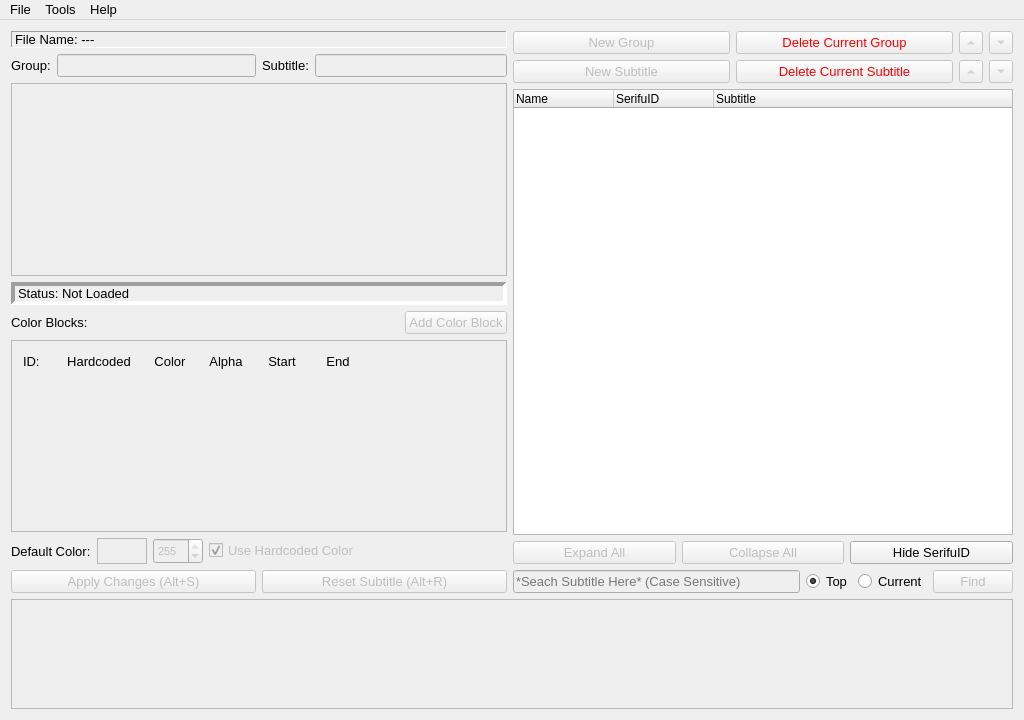
<?xml version="1.0" encoding="UTF-8"?>
<ui version="4.0">
 <class>fcoEditorWindow</class>
 <widget class="QMainWindow" name="fcoEditorWindow">
  <property name="geometry">
   <rect>
    <x>0</x>
    <y>0</y>
    <width>1024</width>
    <height>720</height>
   </rect>
  </property>
  <property name="font">
   <font>
    <pointsize>8</pointsize>
   </font>
  </property>
  <property name="windowTitle">
   <string>fcoEditor</string>
  </property>
  <widget class="QWidget" name="centralWidget">
   <layout class="QVBoxLayout" name="verticalLayout_4">
    <item>
     <layout class="QHBoxLayout" name="horizontalLayout_8">
      <item>
       <layout class="QVBoxLayout" name="verticalLayout_2">
        <item>
         <widget class="QLabel" name="L_FileName">
          <property name="font">
           <font>
            <pointsize>10</pointsize>
           </font>
          </property>
          <property name="frameShape">
           <enum>QFrame::Panel</enum>
          </property>
          <property name="frameShadow">
           <enum>QFrame::Sunken</enum>
          </property>
          <property name="text">
           <string>File Name: ---</string>
          </property>
         </widget>
        </item>
        <item>
         <layout class="QHBoxLayout" name="horizontalLayout">
          <item>
           <layout class="QHBoxLayout" name="horizontalLayout_2">
            <item>
             <widget class="QLabel" name="label_10">
              <property name="font">
               <font>
                <pointsize>10</pointsize>
               </font>
              </property>
              <property name="text">
               <string>Group:</string>
              </property>
             </widget>
            </item>
            <item>
             <widget class="QLineEdit" name="LE_GroupName">
              <property name="enabled">
               <bool>false</bool>
              </property>
              <property name="font">
               <font>
                <pointsize>10</pointsize>
               </font>
              </property>
              <property name="whatsThis">
               <string>TEst</string>
              </property>
              <property name="placeholderText">
               <string/>
              </property>
             </widget>
            </item>
           </layout>
          </item>
          <item>
           <layout class="QHBoxLayout" name="horizontalLayout_7">
            <item>
             <widget class="QLabel" name="label_9">
              <property name="font">
               <font>
                <pointsize>10</pointsize>
               </font>
              </property>
              <property name="text">
               <string>Subtitle:</string>
              </property>
             </widget>
            </item>
            <item>
             <widget class="QLineEdit" name="LE_SubtitleName">
              <property name="enabled">
               <bool>false</bool>
              </property>
              <property name="font">
               <font>
                <pointsize>10</pointsize>
               </font>
              </property>
              <property name="whatsThis">
               <string>TEst</string>
              </property>
             </widget>
            </item>
           </layout>
          </item>
         </layout>
        </item>
        <item>
         <widget class="QTextEdit" name="TE_TextEditor">
          <property name="enabled">
           <bool>false</bool>
          </property>
          <property name="sizePolicy">
           <sizepolicy hsizetype="Expanding" vsizetype="Expanding">
            <horstretch>0</horstretch>
            <verstretch>0</verstretch>
           </sizepolicy>
          </property>
          <property name="minimumSize">
           <size>
            <width>0</width>
            <height>0</height>
           </size>
          </property>
          <property name="maximumSize">
           <size>
            <width>16777215</width>
            <height>16777215</height>
           </size>
          </property>
          <property name="baseSize">
           <size>
            <width>0</width>
            <height>0</height>
           </size>
          </property>
          <property name="font">
           <font>
            <pointsize>12</pointsize>
           </font>
          </property>
          <property name="lineWrapMode">
           <enum>QTextEdit::NoWrap</enum>
          </property>
         </widget>
        </item>
        <item>
         <widget class="QLabel" name="L_Status">
          <property name="font">
           <font>
            <pointsize>10</pointsize>
           </font>
          </property>
          <property name="frameShape">
           <enum>QFrame::Panel</enum>
          </property>
          <property name="frameShadow">
           <enum>QFrame::Sunken</enum>
          </property>
          <property name="lineWidth">
           <number>4</number>
          </property>
          <property name="midLineWidth">
           <number>0</number>
          </property>
          <property name="text">
           <string>Status: Not Loaded</string>
          </property>
          <property name="scaledContents">
           <bool>false</bool>
          </property>
          <property name="margin">
           <number>0</number>
          </property>
         </widget>
        </item>
        <item>
         <layout class="QHBoxLayout" name="horizontalLayout_5">
          <item>
           <widget class="QLabel" name="L_ColorBlock">
            <property name="font">
             <font>
              <pointsize>10</pointsize>
             </font>
            </property>
            <property name="text">
             <string>Color Blocks:</string>
            </property>
           </widget>
          </item>
          <item>
           <spacer name="horizontalSpacer_3">
            <property name="orientation">
             <enum>Qt::Horizontal</enum>
            </property>
            <property name="sizeHint" stdset="0">
             <size>
              <width>40</width>
              <height>20</height>
             </size>
            </property>
           </spacer>
          </item>
          <item>
           <widget class="QPushButton" name="PB_AddColorBlock">
            <property name="enabled">
             <bool>false</bool>
            </property>
            <property name="font">
             <font>
              <pointsize>10</pointsize>
             </font>
            </property>
            <property name="toolTipDuration">
             <number>-3</number>
            </property>
            <property name="text">
             <string>Add Color Block</string>
            </property>
            <property name="icon">
             <iconset theme="SP_ArrowBack">
              <normaloff>.</normaloff>.</iconset>
            </property>
            <property name="default">
             <bool>false</bool>
            </property>
           </widget>
          </item>
         </layout>
        </item>
        <item>
         <widget class="QScrollArea" name="SA_ColorBlocks">
          <property name="minimumSize">
           <size>
            <width>0</width>
            <height>160</height>
           </size>
          </property>
          <property name="widgetResizable">
           <bool>true</bool>
          </property>
          <widget class="QWidget" name="scrollAreaWidgetContents">
           <property name="geometry">
            <rect>
             <x>0</x>
             <y>0</y>
             <width>487</width>
             <height>158</height>
            </rect>
           </property>
           <layout class="QVBoxLayout" name="verticalLayout">
            <item>
             <layout class="QHBoxLayout" name="HL_ColorBlocks">
              <item>
               <layout class="QVBoxLayout" name="VL_ID">
                <item>
                 <widget class="QLabel" name="label">
                  <property name="sizePolicy">
                   <sizepolicy hsizetype="Preferred" vsizetype="Fixed">
                    <horstretch>0</horstretch>
                    <verstretch>0</verstretch>
                   </sizepolicy>
                  </property>
                  <property name="minimumSize">
                   <size>
                    <width>30</width>
                    <height>18</height>
                   </size>
                  </property>
                  <property name="maximumSize">
                   <size>
                    <width>16777215</width>
                    <height>18</height>
                   </size>
                  </property>
                  <property name="font">
                   <font>
                    <pointsize>10</pointsize>
                   </font>
                  </property>
                  <property name="text">
                   <string>ID:</string>
                  </property>
                 </widget>
                </item>
                <item>
                 <spacer name="verticalSpacer_2">
                  <property name="orientation">
                   <enum>Qt::Vertical</enum>
                  </property>
                  <property name="sizeHint" stdset="0">
                   <size>
                    <width>20</width>
                    <height>40</height>
                   </size>
                  </property>
                 </spacer>
                </item>
               </layout>
              </item>
              <item>
               <layout class="QVBoxLayout" name="VL_Hardcoded">
                <item>
                 <widget class="QLabel" name="label_12">
                  <property name="sizePolicy">
                   <sizepolicy hsizetype="Preferred" vsizetype="Fixed">
                    <horstretch>0</horstretch>
                    <verstretch>0</verstretch>
                   </sizepolicy>
                  </property>
                  <property name="minimumSize">
                   <size>
                    <width>80</width>
                    <height>18</height>
                   </size>
                  </property>
                  <property name="maximumSize">
                   <size>
                    <width>16777215</width>
                    <height>18</height>
                   </size>
                  </property>
                  <property name="font">
                   <font>
                    <pointsize>10</pointsize>
                   </font>
                  </property>
                  <property name="text">
                   <string>Hardcoded</string>
                  </property>
                  <property name="alignment">
                   <set>Qt::AlignCenter</set>
                  </property>
                 </widget>
                </item>
                <item>
                 <spacer name="verticalSpacer">
                  <property name="orientation">
                   <enum>Qt::Vertical</enum>
                  </property>
                  <property name="sizeHint" stdset="0">
                   <size>
                    <width>20</width>
                    <height>40</height>
                   </size>
                  </property>
                 </spacer>
                </item>
               </layout>
              </item>
              <item>
               <layout class="QVBoxLayout" name="VL_Color">
                <item>
                 <widget class="QLabel" name="label_2">
                  <property name="sizePolicy">
                   <sizepolicy hsizetype="Preferred" vsizetype="Fixed">
                    <horstretch>0</horstretch>
                    <verstretch>0</verstretch>
                   </sizepolicy>
                  </property>
                  <property name="minimumSize">
                   <size>
                    <width>50</width>
                    <height>18</height>
                   </size>
                  </property>
                  <property name="maximumSize">
                   <size>
                    <width>16777215</width>
                    <height>18</height>
                   </size>
                  </property>
                  <property name="font">
                   <font>
                    <pointsize>10</pointsize>
                   </font>
                  </property>
                  <property name="text">
                   <string>Color</string>
                  </property>
                  <property name="alignment">
                   <set>Qt::AlignCenter</set>
                  </property>
                 </widget>
                </item>
                <item>
                 <spacer name="verticalSpacer_3">
                  <property name="orientation">
                   <enum>Qt::Vertical</enum>
                  </property>
                  <property name="sizeHint" stdset="0">
                   <size>
                    <width>20</width>
                    <height>40</height>
                   </size>
                  </property>
                 </spacer>
                </item>
               </layout>
              </item>
              <item>
               <layout class="QVBoxLayout" name="VL_Alpha">
                <item>
                 <widget class="QLabel" name="label_3">
                  <property name="sizePolicy">
                   <sizepolicy hsizetype="Preferred" vsizetype="Fixed">
                    <horstretch>0</horstretch>
                    <verstretch>0</verstretch>
                   </sizepolicy>
                  </property>
                  <property name="minimumSize">
                   <size>
                    <width>50</width>
                    <height>18</height>
                   </size>
                  </property>
                  <property name="maximumSize">
                   <size>
                    <width>16777215</width>
                    <height>18</height>
                   </size>
                  </property>
                  <property name="font">
                   <font>
                    <pointsize>10</pointsize>
                   </font>
                  </property>
                  <property name="text">
                   <string>Alpha</string>
                  </property>
                  <property name="alignment">
                   <set>Qt::AlignCenter</set>
                  </property>
                 </widget>
                </item>
                <item>
                 <spacer name="verticalSpacer_4">
                  <property name="orientation">
                   <enum>Qt::Vertical</enum>
                  </property>
                  <property name="sizeHint" stdset="0">
                   <size>
                    <width>20</width>
                    <height>40</height>
                   </size>
                  </property>
                 </spacer>
                </item>
               </layout>
              </item>
              <item>
               <layout class="QVBoxLayout" name="VL_Start">
                <item>
                 <widget class="QLabel" name="label_4">
                  <property name="sizePolicy">
                   <sizepolicy hsizetype="Preferred" vsizetype="Fixed">
                    <horstretch>0</horstretch>
                    <verstretch>0</verstretch>
                   </sizepolicy>
                  </property>
                  <property name="minimumSize">
                   <size>
                    <width>50</width>
                    <height>18</height>
                   </size>
                  </property>
                  <property name="maximumSize">
                   <size>
                    <width>16777215</width>
                    <height>18</height>
                   </size>
                  </property>
                  <property name="font">
                   <font>
                    <pointsize>10</pointsize>
                   </font>
                  </property>
                  <property name="text">
                   <string>Start</string>
                  </property>
                  <property name="alignment">
                   <set>Qt::AlignCenter</set>
                  </property>
                 </widget>
                </item>
                <item>
                 <spacer name="verticalSpacer_5">
                  <property name="orientation">
                   <enum>Qt::Vertical</enum>
                  </property>
                  <property name="sizeHint" stdset="0">
                   <size>
                    <width>20</width>
                    <height>40</height>
                   </size>
                  </property>
                 </spacer>
                </item>
               </layout>
              </item>
              <item>
               <layout class="QVBoxLayout" name="VL_End">
                <item>
                 <widget class="QLabel" name="label_5">
                  <property name="sizePolicy">
                   <sizepolicy hsizetype="Preferred" vsizetype="Fixed">
                    <horstretch>0</horstretch>
                    <verstretch>0</verstretch>
                   </sizepolicy>
                  </property>
                  <property name="minimumSize">
                   <size>
                    <width>50</width>
                    <height>18</height>
                   </size>
                  </property>
                  <property name="maximumSize">
                   <size>
                    <width>16777215</width>
                    <height>18</height>
                   </size>
                  </property>
                  <property name="font">
                   <font>
                    <pointsize>10</pointsize>
                   </font>
                  </property>
                  <property name="text">
                   <string>End</string>
                  </property>
                  <property name="alignment">
                   <set>Qt::AlignCenter</set>
                  </property>
                 </widget>
                </item>
                <item>
                 <spacer name="verticalSpacer_6">
                  <property name="orientation">
                   <enum>Qt::Vertical</enum>
                  </property>
                  <property name="sizeHint" stdset="0">
                   <size>
                    <width>20</width>
                    <height>40</height>
                   </size>
                  </property>
                 </spacer>
                </item>
               </layout>
              </item>
              <item>
               <layout class="QVBoxLayout" name="VL_Up">
                <item>
                 <widget class="QLabel" name="label_6">
                  <property name="enabled">
                   <bool>true</bool>
                  </property>
                  <property name="sizePolicy">
                   <sizepolicy hsizetype="Preferred" vsizetype="Fixed">
                    <horstretch>0</horstretch>
                    <verstretch>0</verstretch>
                   </sizepolicy>
                  </property>
                  <property name="minimumSize">
                   <size>
                    <width>0</width>
                    <height>18</height>
                   </size>
                  </property>
                  <property name="maximumSize">
                   <size>
                    <width>16777215</width>
                    <height>18</height>
                   </size>
                  </property>
                  <property name="font">
                   <font>
                    <pointsize>10</pointsize>
                   </font>
                  </property>
                  <property name="text">
                   <string/>
                  </property>
                  <property name="margin">
                   <number>0</number>
                  </property>
                 </widget>
                </item>
                <item>
                 <spacer name="verticalSpacer_7">
                  <property name="orientation">
                   <enum>Qt::Vertical</enum>
                  </property>
                  <property name="sizeHint" stdset="0">
                   <size>
                    <width>20</width>
                    <height>40</height>
                   </size>
                  </property>
                 </spacer>
                </item>
               </layout>
              </item>
              <item>
               <layout class="QVBoxLayout" name="VL_Down">
                <item>
                 <widget class="QLabel" name="label_7">
                  <property name="sizePolicy">
                   <sizepolicy hsizetype="Preferred" vsizetype="Fixed">
                    <horstretch>0</horstretch>
                    <verstretch>0</verstretch>
                   </sizepolicy>
                  </property>
                  <property name="minimumSize">
                   <size>
                    <width>0</width>
                    <height>18</height>
                   </size>
                  </property>
                  <property name="maximumSize">
                   <size>
                    <width>16777215</width>
                    <height>18</height>
                   </size>
                  </property>
                  <property name="font">
                   <font>
                    <pointsize>10</pointsize>
                   </font>
                  </property>
                  <property name="text">
                   <string/>
                  </property>
                 </widget>
                </item>
                <item>
                 <spacer name="verticalSpacer_8">
                  <property name="orientation">
                   <enum>Qt::Vertical</enum>
                  </property>
                  <property name="sizeHint" stdset="0">
                   <size>
                    <width>20</width>
                    <height>40</height>
                   </size>
                  </property>
                 </spacer>
                </item>
               </layout>
              </item>
              <item>
               <layout class="QVBoxLayout" name="VL_Delete">
                <item>
                 <widget class="QLabel" name="label_8">
                  <property name="sizePolicy">
                   <sizepolicy hsizetype="Preferred" vsizetype="Fixed">
                    <horstretch>0</horstretch>
                    <verstretch>0</verstretch>
                   </sizepolicy>
                  </property>
                  <property name="minimumSize">
                   <size>
                    <width>0</width>
                    <height>18</height>
                   </size>
                  </property>
                  <property name="maximumSize">
                   <size>
                    <width>16777215</width>
                    <height>18</height>
                   </size>
                  </property>
                  <property name="font">
                   <font>
                    <pointsize>10</pointsize>
                   </font>
                  </property>
                  <property name="text">
                   <string/>
                  </property>
                 </widget>
                </item>
                <item>
                 <spacer name="verticalSpacer_9">
                  <property name="orientation">
                   <enum>Qt::Vertical</enum>
                  </property>
                  <property name="sizeHint" stdset="0">
                   <size>
                    <width>20</width>
                    <height>40</height>
                   </size>
                  </property>
                 </spacer>
                </item>
               </layout>
              </item>
              <item>
               <spacer name="horizontalSpacer_2">
                <property name="orientation">
                 <enum>Qt::Horizontal</enum>
                </property>
                <property name="sizeHint" stdset="0">
                 <size>
                  <width>40</width>
                  <height>20</height>
                 </size>
                </property>
               </spacer>
              </item>
             </layout>
            </item>
           </layout>
          </widget>
         </widget>
        </item>
        <item>
         <layout class="QHBoxLayout" name="horizontalLayout_11">
          <item>
           <widget class="QLabel" name="label_11">
            <property name="minimumSize">
             <size>
              <width>0</width>
              <height>26</height>
             </size>
            </property>
            <property name="font">
             <font>
              <pointsize>10</pointsize>
             </font>
            </property>
            <property name="text">
             <string>Default Color:</string>
            </property>
           </widget>
          </item>
          <item>
           <widget class="QTextBrowser" name="DefaultColor">
            <property name="enabled">
             <bool>false</bool>
            </property>
            <property name="sizePolicy">
             <sizepolicy hsizetype="Fixed" vsizetype="Fixed">
              <horstretch>0</horstretch>
              <verstretch>0</verstretch>
             </sizepolicy>
            </property>
            <property name="maximumSize">
             <size>
              <width>50</width>
              <height>26</height>
             </size>
            </property>
           </widget>
          </item>
          <item>
           <widget class="QSpinBox" name="DefaultAlpha">
            <property name="enabled">
             <bool>false</bool>
            </property>
            <property name="minimumSize">
             <size>
              <width>50</width>
              <height>26</height>
             </size>
            </property>
            <property name="maximum">
             <number>255</number>
            </property>
            <property name="value">
             <number>255</number>
            </property>
           </widget>
          </item>
          <item>
           <widget class="QCheckBox" name="DefaultHardcoded">
            <property name="enabled">
             <bool>false</bool>
            </property>
            <property name="font">
             <font>
              <pointsize>10</pointsize>
             </font>
            </property>
            <property name="text">
             <string>Use Hardcoded Color</string>
            </property>
            <property name="checked">
             <bool>true</bool>
            </property>
           </widget>
          </item>
          <item>
           <spacer name="horizontalSpacer">
            <property name="orientation">
             <enum>Qt::Horizontal</enum>
            </property>
            <property name="sizeHint" stdset="0">
             <size>
              <width>40</width>
              <height>20</height>
             </size>
            </property>
           </spacer>
          </item>
         </layout>
        </item>
        <item>
         <layout class="QHBoxLayout" name="horizontalLayout_4">
          <item>
           <widget class="QPushButton" name="PB_Save">
            <property name="enabled">
             <bool>false</bool>
            </property>
            <property name="font">
             <font>
              <pointsize>10</pointsize>
             </font>
            </property>
            <property name="text">
             <string>Apply Changes (Alt+S)</string>
            </property>
           </widget>
          </item>
          <item>
           <widget class="QPushButton" name="PB_Reset">
            <property name="enabled">
             <bool>false</bool>
            </property>
            <property name="font">
             <font>
              <pointsize>10</pointsize>
             </font>
            </property>
            <property name="text">
             <string>Reset Subtitle (Alt+R)</string>
            </property>
           </widget>
          </item>
         </layout>
        </item>
       </layout>
      </item>
      <item>
       <layout class="QVBoxLayout" name="verticalLayout_3">
        <item>
         <layout class="QHBoxLayout" name="horizontalLayout_9">
          <item>
           <widget class="QPushButton" name="PB_NewGroup">
            <property name="enabled">
             <bool>false</bool>
            </property>
            <property name="font">
             <font>
              <pointsize>10</pointsize>
             </font>
            </property>
            <property name="text">
             <string>New Group</string>
            </property>
           </widget>
          </item>
          <item>
           <widget class="QPushButton" name="PB_DeleteGroup">
            <property name="enabled">
             <bool>false</bool>
            </property>
            <property name="font">
             <font>
              <pointsize>10</pointsize>
             </font>
            </property>
            <property name="styleSheet">
             <string notr="true">color: rgb(255, 0, 0)</string>
            </property>
            <property name="text">
             <string>Delete Current Group</string>
            </property>
           </widget>
          </item>
          <item>
           <widget class="QToolButton" name="PB_GroupUp">
            <property name="enabled">
             <bool>false</bool>
            </property>
            <property name="sizePolicy">
             <sizepolicy hsizetype="Fixed" vsizetype="Minimum">
              <horstretch>0</horstretch>
              <verstretch>0</verstretch>
             </sizepolicy>
            </property>
            <property name="text">
             <string>...</string>
            </property>
            <property name="arrowType">
             <enum>Qt::UpArrow</enum>
            </property>
           </widget>
          </item>
          <item>
           <widget class="QToolButton" name="PB_GroupDown">
            <property name="enabled">
             <bool>false</bool>
            </property>
            <property name="sizePolicy">
             <sizepolicy hsizetype="Fixed" vsizetype="Minimum">
              <horstretch>0</horstretch>
              <verstretch>0</verstretch>
             </sizepolicy>
            </property>
            <property name="text">
             <string>...</string>
            </property>
            <property name="arrowType">
             <enum>Qt::DownArrow</enum>
            </property>
           </widget>
          </item>
         </layout>
        </item>
        <item>
         <layout class="QHBoxLayout" name="horizontalLayout_10">
          <item>
           <widget class="QPushButton" name="PB_NewSubtitle">
            <property name="enabled">
             <bool>false</bool>
            </property>
            <property name="font">
             <font>
              <pointsize>10</pointsize>
             </font>
            </property>
            <property name="text">
             <string>New Subtitle</string>
            </property>
           </widget>
          </item>
          <item>
           <widget class="QPushButton" name="PB_DeleteSubtitle">
            <property name="enabled">
             <bool>false</bool>
            </property>
            <property name="font">
             <font>
              <pointsize>10</pointsize>
             </font>
            </property>
            <property name="styleSheet">
             <string notr="true">color: rgb(255, 0, 4)</string>
            </property>
            <property name="text">
             <string>Delete Current Subtitle</string>
            </property>
           </widget>
          </item>
          <item>
           <widget class="QToolButton" name="PB_SubtitleUp">
            <property name="enabled">
             <bool>false</bool>
            </property>
            <property name="sizePolicy">
             <sizepolicy hsizetype="Fixed" vsizetype="Minimum">
              <horstretch>0</horstretch>
              <verstretch>0</verstretch>
             </sizepolicy>
            </property>
            <property name="text">
             <string>...</string>
            </property>
            <property name="arrowType">
             <enum>Qt::UpArrow</enum>
            </property>
           </widget>
          </item>
          <item>
           <widget class="QToolButton" name="PB_SubtitleDown">
            <property name="enabled">
             <bool>false</bool>
            </property>
            <property name="sizePolicy">
             <sizepolicy hsizetype="Fixed" vsizetype="Minimum">
              <horstretch>0</horstretch>
              <verstretch>0</verstretch>
             </sizepolicy>
            </property>
            <property name="text">
             <string>...</string>
            </property>
            <property name="arrowType">
             <enum>Qt::DownArrow</enum>
            </property>
           </widget>
          </item>
         </layout>
        </item>
        <item>
         <widget class="QTreeWidget" name="TW_TreeWidget">
          <property name="minimumSize">
           <size>
            <width>500</width>
            <height>0</height>
           </size>
          </property>
          <property name="font">
           <font>
            <pointsize>9</pointsize>
           </font>
          </property>
          <property name="alternatingRowColors">
           <bool>true</bool>
          </property>
          <property name="selectionMode">
           <enum>QAbstractItemView::SingleSelection</enum>
          </property>
          <property name="columnCount">
           <number>3</number>
          </property>
          <column>
           <property name="text">
            <string>Name</string>
           </property>
          </column>
          <column>
           <property name="text">
            <string>SerifuID</string>
           </property>
          </column>
          <column>
           <property name="text">
            <string>Subtitle</string>
           </property>
          </column>
         </widget>
        </item>
        <item>
         <layout class="QHBoxLayout" name="horizontalLayout_6">
          <item>
           <widget class="QPushButton" name="PB_Expand">
            <property name="enabled">
             <bool>false</bool>
            </property>
            <property name="font">
             <font>
              <pointsize>10</pointsize>
             </font>
            </property>
            <property name="text">
             <string>Expand All</string>
            </property>
           </widget>
          </item>
          <item>
           <widget class="QPushButton" name="PB_Collapse">
            <property name="enabled">
             <bool>false</bool>
            </property>
            <property name="font">
             <font>
              <pointsize>10</pointsize>
             </font>
            </property>
            <property name="text">
             <string>Collapse All</string>
            </property>
           </widget>
          </item>
          <item>
           <widget class="QPushButton" name="PB_SerifuID">
            <property name="enabled">
             <bool>true</bool>
            </property>
            <property name="font">
             <font>
              <pointsize>10</pointsize>
             </font>
            </property>
            <property name="text">
             <string>Hide SerifuID</string>
            </property>
           </widget>
          </item>
         </layout>
        </item>
        <item>
         <layout class="QHBoxLayout" name="horizontalLayout_3">
          <item>
           <widget class="QLineEdit" name="LE_Find">
            <property name="enabled">
             <bool>false</bool>
            </property>
            <property name="font">
             <font>
              <pointsize>10</pointsize>
             </font>
            </property>
            <property name="placeholderText">
             <string>*Seach Subtitle Here* (Case Sensitive)</string>
            </property>
           </widget>
          </item>
          <item>
           <widget class="QRadioButton" name="RB_Top">
            <property name="enabled">
             <bool>true</bool>
            </property>
            <property name="font">
             <font>
              <pointsize>10</pointsize>
             </font>
            </property>
            <property name="text">
             <string>Top</string>
            </property>
            <property name="checked">
             <bool>true</bool>
            </property>
           </widget>
          </item>
          <item>
           <widget class="QRadioButton" name="RB_Current">
            <property name="font">
             <font>
              <pointsize>10</pointsize>
             </font>
            </property>
            <property name="text">
             <string>Current</string>
            </property>
            <property name="checked">
             <bool>false</bool>
            </property>
           </widget>
          </item>
          <item>
           <widget class="QPushButton" name="PB_Find">
            <property name="enabled">
             <bool>false</bool>
            </property>
            <property name="font">
             <font>
              <pointsize>10</pointsize>
             </font>
            </property>
            <property name="text">
             <string>Find</string>
            </property>
           </widget>
          </item>
         </layout>
        </item>
       </layout>
      </item>
     </layout>
    </item>
    <item>
     <widget class="QScrollArea" name="SA_Preview">
      <property name="sizePolicy">
       <sizepolicy hsizetype="Preferred" vsizetype="Preferred">
        <horstretch>0</horstretch>
        <verstretch>0</verstretch>
       </sizepolicy>
      </property>
      <property name="minimumSize">
       <size>
        <width>910</width>
        <height>110</height>
       </size>
      </property>
      <property name="maximumSize">
       <size>
        <width>16777215</width>
        <height>16777215</height>
       </size>
      </property>
      <property name="widgetResizable">
       <bool>true</bool>
      </property>
      <widget class="QWidget" name="scrollAreaWidgetContents_5">
       <property name="geometry">
        <rect>
         <x>0</x>
         <y>0</y>
         <width>1000</width>
         <height>108</height>
        </rect>
       </property>
       <layout class="QVBoxLayout" name="verticalLayout_8">
        <item>
         <widget class="QLabel" name="L_Preview">
          <property name="minimumSize">
           <size>
            <width>886</width>
            <height>86</height>
           </size>
          </property>
          <property name="maximumSize">
           <size>
            <width>16777215</width>
            <height>16777215</height>
           </size>
          </property>
          <property name="styleSheet">
           <string notr="true"/>
          </property>
          <property name="pixmap">
           <pixmap resource="resource.qrc">:/resources/SubtitleBG.png</pixmap>
          </property>
          <property name="scaledContents">
           <bool>false</bool>
          </property>
          <property name="alignment">
           <set>Qt::AlignCenter</set>
          </property>
         </widget>
        </item>
       </layout>
      </widget>
     </widget>
    </item>
   </layout>
  </widget>
  <widget class="QMenuBar" name="menuBar">
   <property name="geometry">
    <rect>
     <x>0</x>
     <y>0</y>
     <width>1024</width>
     <height>23</height>
    </rect>
   </property>
   <property name="font">
    <font>
     <pointsize>10</pointsize>
    </font>
   </property>
   <widget class="QMenu" name="menuHelp">
    <property name="title">
     <string>Help</string>
    </property>
    <addaction name="actionAdd_Unsupported_Characters"/>
    <addaction name="actionAbout"/>
    <addaction name="actionAbout_Qt"/>
   </widget>
   <widget class="QMenu" name="menuFile">
    <property name="title">
     <string>File</string>
    </property>
    <addaction name="actionOpen"/>
    <addaction name="actionSave"/>
    <addaction name="actionSave_as"/>
    <addaction name="actionClose"/>
   </widget>
   <widget class="QMenu" name="menuTools">
    <property name="title">
     <string>Tools</string>
    </property>
    <addaction name="actionEvent_Caption_Editor_cap"/>
   </widget>
   <addaction name="menuFile"/>
   <addaction name="menuTools"/>
   <addaction name="menuHelp"/>
  </widget>
  <action name="actionAbout">
   <property name="enabled">
    <bool>true</bool>
   </property>
   <property name="text">
    <string>About fcoEditor...</string>
   </property>
  </action>
  <action name="actionOpen">
   <property name="text">
    <string>Open...</string>
   </property>
   <property name="shortcut">
    <string>Ctrl+O</string>
   </property>
  </action>
  <action name="actionSave">
   <property name="text">
    <string>Save...</string>
   </property>
   <property name="shortcut">
    <string>Ctrl+S</string>
   </property>
  </action>
  <action name="actionSave_as">
   <property name="text">
    <string>Save as...</string>
   </property>
   <property name="shortcut">
    <string>Ctrl+Shift+S</string>
   </property>
  </action>
  <action name="actionClose">
   <property name="text">
    <string>Close</string>
   </property>
   <property name="shortcut">
    <string>Alt+F4</string>
   </property>
  </action>
  <action name="actionAdd_Unsupported_Characters">
   <property name="text">
    <string>Add Unsupported Characters...</string>
   </property>
  </action>
  <action name="actionAbout_Qt">
   <property name="text">
    <string>About Qt...</string>
   </property>
  </action>
  <action name="actionEvent_Caption_Editor_cap">
   <property name="text">
    <string>Event Caption Editor (.cap)</string>
   </property>
  </action>
 </widget>
 <layoutdefault spacing="6" margin="11"/>
 <resources>
  <include location="resource.qrc"/>
 </resources>
 <connections/>
</ui>
